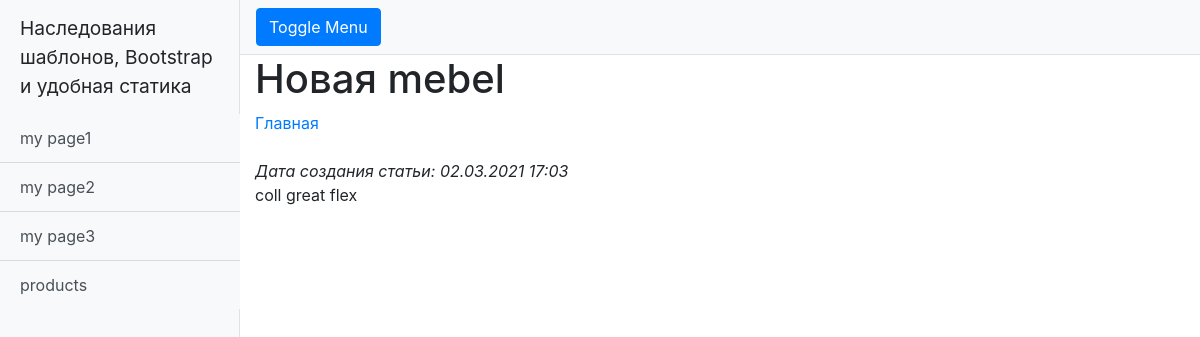
The app's page /news/9 with its own data.
### NewsPaper/models.py (models this page shows, shortened)
class Post(models.Model):
    state = 'ST'
    news = 'NE'
    FIELD = [
        (state, 'Статья'),
        (news, 'Новость')
    ]
    type = models.CharField(max_length=2, choices=FIELD)
    post_date_creation = models.DateTimeField(auto_now_add=True)
    post_heading = models.CharField(max_length=255)
    post_text = models.TextField()
    post_rating = models.IntegerField(default=0)
    author = models.ForeignKey(Author, on_delete=models.CASCADE)
    category = models.ManyToManyField(Category, through='PostCategory')

### NewsPaper/views.py (the view)
# urls.py: path('<int:pk>', NewsDetail.as_view()),
class NewsDetail(DetailView):
    model = Post  # модель всё та же, но мы хотим получать детали конкретно отдельного товара
    template_name = 'single_news.html'  # название шаблона будет product.html
    context_object_name = 'single_news'  # название объекта. в нём будет
    queryset = Post.objects.filter(type='NE')

### NewsPaper/templatetags/my_filters.py (called while the page is built)
@register.filter(name='censor')
def censor(value):
    if isinstance(value, str):
        censor_words = ['плохоеслово', 'компостер', 'гадость', 'лох']
        split_string = value.split()
        for word in censor_words:
            if word in split_string:
                for j in range(len(split_string)):
                    if word == split_string[j]:
                        split_string[j] = '*' * len(split_string[j])
        return ' '.join(split_string)
    else:
        raise ValueError(f'Ошибка: значение должно быть строкой')

### templates/single_news.html (shortened to what this page needs)
{% extends 'default.html' %}
{% load my_filters %}
{% block content %}
    <h1>{{ single_news.post_heading|censor }}</h1>
    <div><a href="/news/">Главная</a></div>
    <br>
    <i>Дата создания статьи: {{ single_news.post_date_creation|date:'d.m.Y H:m' }}</i>
    <p>{{ single_news.post_text|censor }}</p>
{% endblock content %}

### records on screen
Post: post_heading|censor "Новая mebel", post_date_creation "02.03.2021 17:03", post_text|censor "coll great flex"
